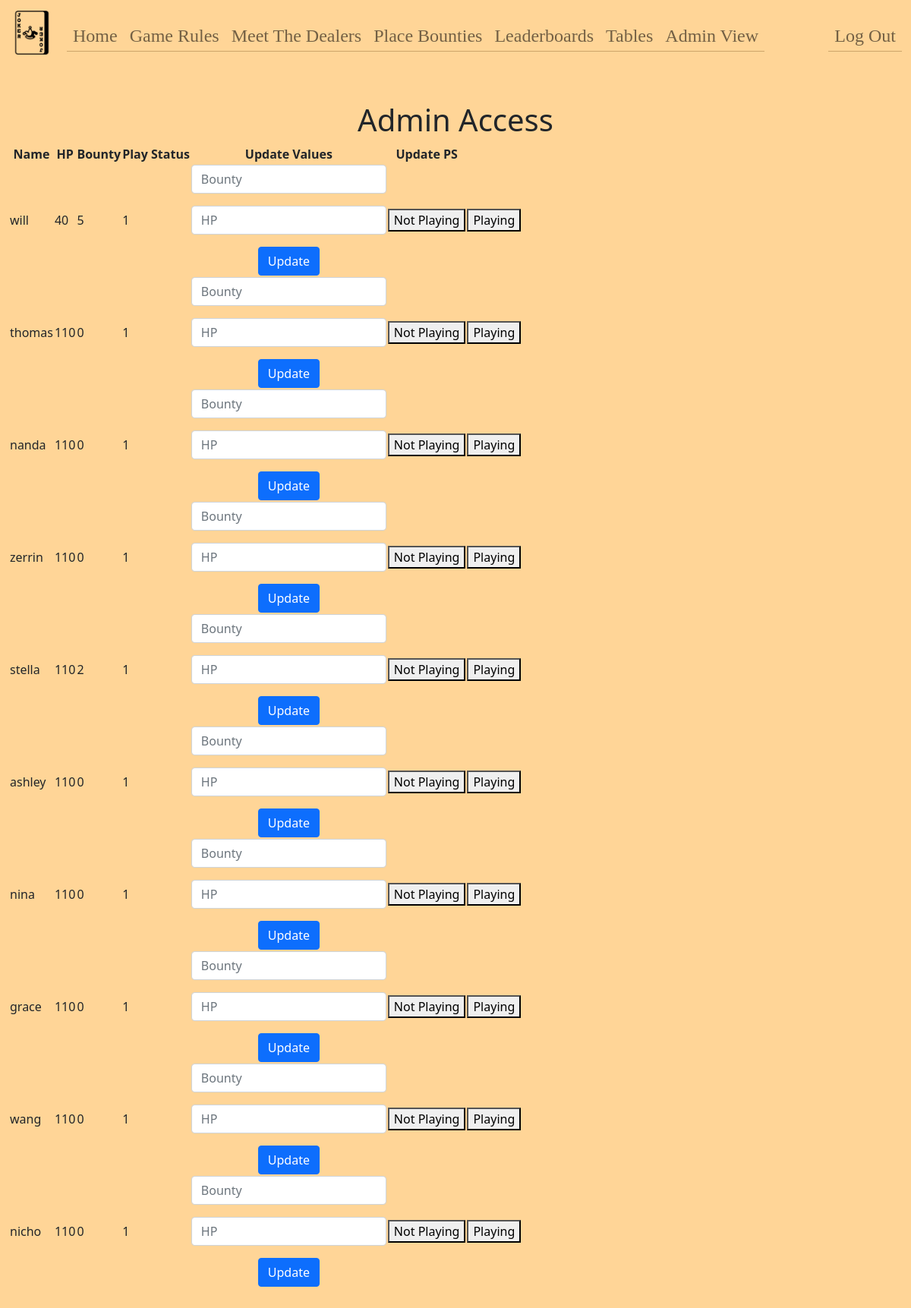
Page /admin (signed in) on the earlier database version.
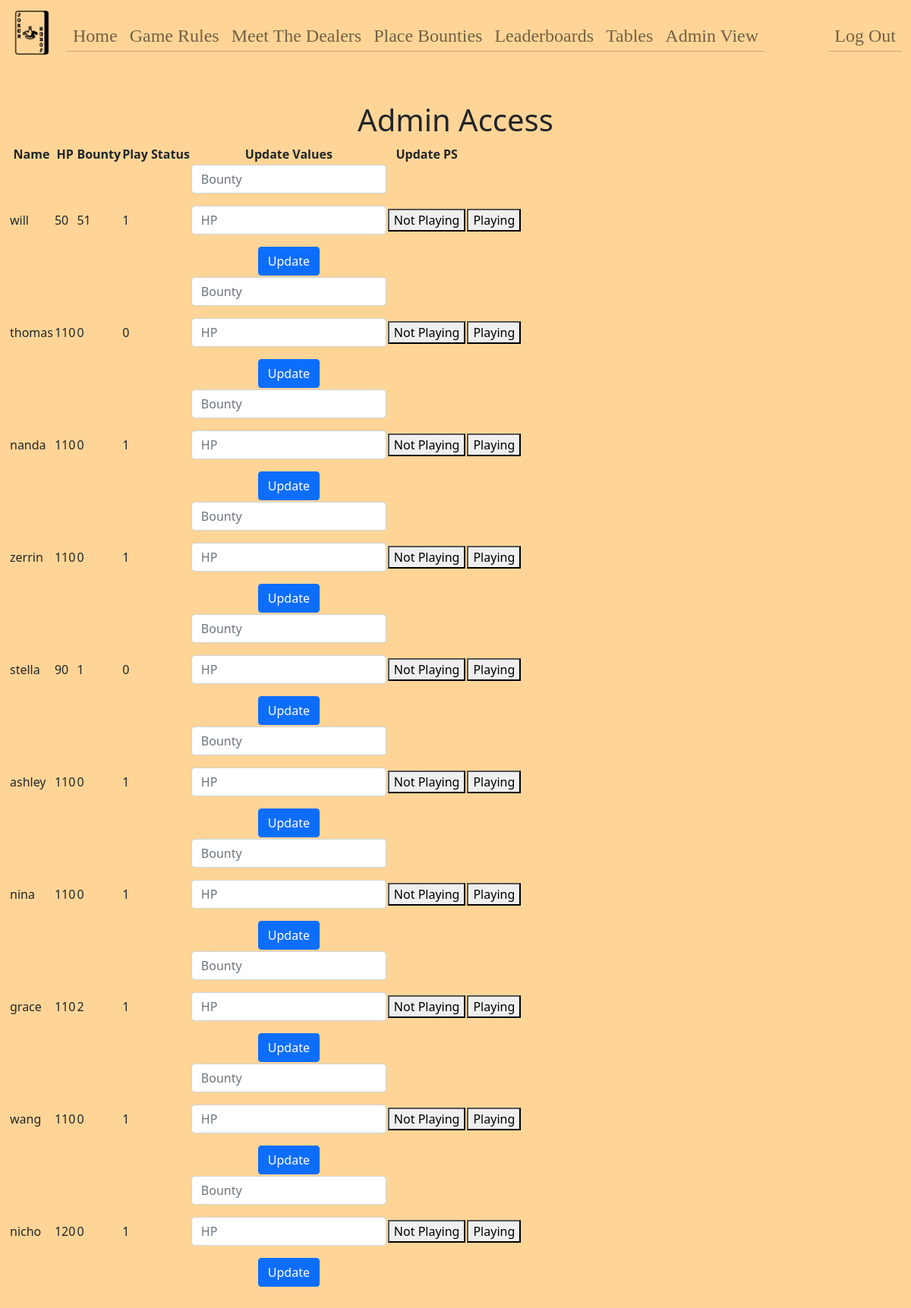
Same page on the later database version.
### tables this page shows
CREATE TABLE users (
  id INTEGER PRIMARY KEY AUTOINCREMENT,
  name TEXT NOT NULL,
  hash TEXT NOT NULL,
  email TEXT,
  hp INTEGER DEFAULT 100 NOT NULL,
  bounty INTEGER DEFAULT 0 NOT NULL,
  lucky INTEGER DEFAULT 0 NOT NULL,
  playing INTEGER DEFAULT 0 NOT NULL,
  dealing INTEGER DEFAULT 0 NOT NULL,
  permission INTEGER DEFAULT 0 NOT NULL,
  poker INTEGER DEFAULT 0 NOT NULL,
  tableid INTEGER DEFAULT 0 NOT NULL
);

### app.py (the view)
@app.route("/admin", methods=["GET", "POST"])
@login_required
def admin():
    if request.method == "POST":
        bounty = request.form.get("bounty")
        hp = request.form.get("hp")
        updateid = request.form.get("updateid")
        id = request.form.get("id")
        idplay = request.form.get("idplay")
        if bounty:
            db.execute("UPDATE users SET bounty = ? WHERE id = ?", bounty, updateid)
        if hp:
            db.execute("UPDATE users SET hp = ? WHERE id = ?", hp, updateid)
        if id:
            db.execute("UPDATE users SET playing = 0 WHERE id = ?", id)
        if idplay:
            db.execute("UPDATE users SET playing = 1, hp = hp + 10 WHERE id = ?", idplay)
        persons = db.execute("SELECT * FROM users")
        return render_template("admin.html", persons=persons)
    else:
        persons = db.execute("SELECT * FROM users")
        return render_template("admin.html", persons=persons)

### app.py (called while the page is built)
@app.after_request
def after_request(response):
    response.headers["Cache-Control"] = "no-cache, no-store, must-revalidate"
    response.headers["Expires"] = 0
    response.headers["Pragma"] = "no-cache"
    return response

### helpers.py (called while the page is built)
def login_required(f):
    @wraps(f)
    def decorated_function(*args, **kwargs):
        if session.get("user_id") is None:
            return redirect("/login")
        return f(*args, **kwargs)
    return decorated_function

### templates/admin.html (shortened to what this page needs)
{% extends "layout.html" %}
{% block main %}
    {% if session["admin"] == 1 %}
    <h1>Admin Access</h1>
    <table>
        <thead>
            <tr>
                <th>Name</th>
                <th>HP</th>
                <th>Bounty</th>
                <th>Play Status</th>
                <th>Update Values</th>
                <th>Update PS</th>
            </tr>
        </thead>
        <tbody>
        {% for person in persons %}
            <tr class="">
                <td class="text-start">{{ person["name"] }}</td>
                <td class="text-start">{{ person["hp"] }}</td>
                <td class="text-start">{{ person["bounty"] }}</td>
                <td class="text-start">{{ person["playing"] }}</td>
                <td>
                    <form action="/admin" method="post">
                        <div class="mb-3">
                            <input autocomplete="off" autofocus class="form-control mx-auto w-auto" id="bounty" name="bounty" placeholder="Bounty" type="number" min="0">
                        </div>
                        <div class="mb-3">
                            <input autocomplete="off" autofocus class="form-control mx-auto w-auto" id="hp" name="hp" placeholder="HP" type="number" min="0">
                        </div>
                        <button class="btn btn-primary" type="submit">Update</button>
                    </form>
                </td>
                <td>
                    <form action="/admin" method="post">
                        <button type="submit">Not Playing</button>
                    </form>
                </td>
                <td>
                    <form action="/admin" method="post">
                        <button type="submit">Playing</button>
                    </form>
                </td>
            </tr>
        {% endfor %}
        </tbody>
    </table>
    {% else %}
    <div>
        You can't access this page you smooth-brained neanderthal
    </div>
    {% endif %}
{% endblock %}

### templates/layout.html (shortened to what this page needs)
<!DOCTYPE html>
<html lang="en">
    <head>
        <link href="https://cdn.jsdelivr.net/npm/bootstrap@5.1.3/dist/css/bootstrap.min.css" rel="stylesheet">
        <link href="/static/styles.css" rel="stylesheet">
        <link href="/static/popups.css" rel="stylesheet">
    </head>
    <body>
        <nav class="bg-light navbar navbar-expand-md navbar-light">
            <div class="container-fluid">
                <a class="navbar-brand" href="/"><img class="img-fluid jokerimg" src="/static/poker-cards.png"></a>
                <div class="collapse navbar-collapse" id="navbar">
                    {% if session["admin"] == 1 %}
                        <ul class="navbar-nav me-auto mt-2 text-center navfont">
                            <li class="nav-item"><a class="nav-link" href="/home">Home</a></li>
                            <li class="nav-item"><a class="nav-link" href="/rules">Game Rules</a></li>
                            <li class="nav-item"><a class="nav-link" href="/dealers">Meet The Dealers</a></li>
                            <li class="nav-item"><a class="nav-link" href="/players">Place Bounties</a></li>
                            <li class="nav-item"><a class="nav-link" href="/leaderboard">Leaderboards</a></li>
                            <li class="nav-item"><a class="nav-link" href="/tables">Tables</a></li>
                            <li class="nav-item"><a class="nav-link" href="/admin">Admin View</a></li>
                        </ul>
                        <ul class="navbar-nav ms-auto mt-2 text-center navfont">
                            <li class="nav-item"><a class="nav-link" href="/logout">Log Out</a></li>
                        </ul>
                    {% else %}
                        <ul class="navbar-nav ms-auto mt-2 navfont">
                            <li class="nav-item"><a class="nav-link" href="/register">Register</a></li>
                            <li class="nav-item"><a class="nav-link" href="/login">Log In</a></li>
                        </ul>
                    {% endif %}
                </div>
            </div>
        </nav>
        <main class="container-fluid py-5 text-center">
            {% block main %}{% endblock %}
        </main>
    </body>
</html>

### static/styles.css (style rules this page uses)
nav .navbar-brand { font-size: xx-large; }
.bg-light { --bs-bg-opacity: 0; }
.container-fluid { background-color: #FFD597; }
body { background-color: #FFD597; }
.jokerimg { x: 10; width: 60px; height: 60px; }
.navbar-nav li { border-bottom: 1px solid #CDA56A; }
.navbar-nav li a { color: #924828; }
.navfont { color: #924848; font-family: Poppins; font-style: bold; font-size: 24px; line-height: 36px; line-height: 100%; letter-spacing: 4%; }

Differences in the rows shown:
changed users "will": hp "40" → "50"; bounty "5" → "51"
changed users "thomas": playing "1" → "0"
changed users "stella": hp "110" → "90"; bounty "2" → "1"; playing "1" → "0"
changed users "grace": bounty "0" → "2"
changed users "nicho": hp "110" → "120"
